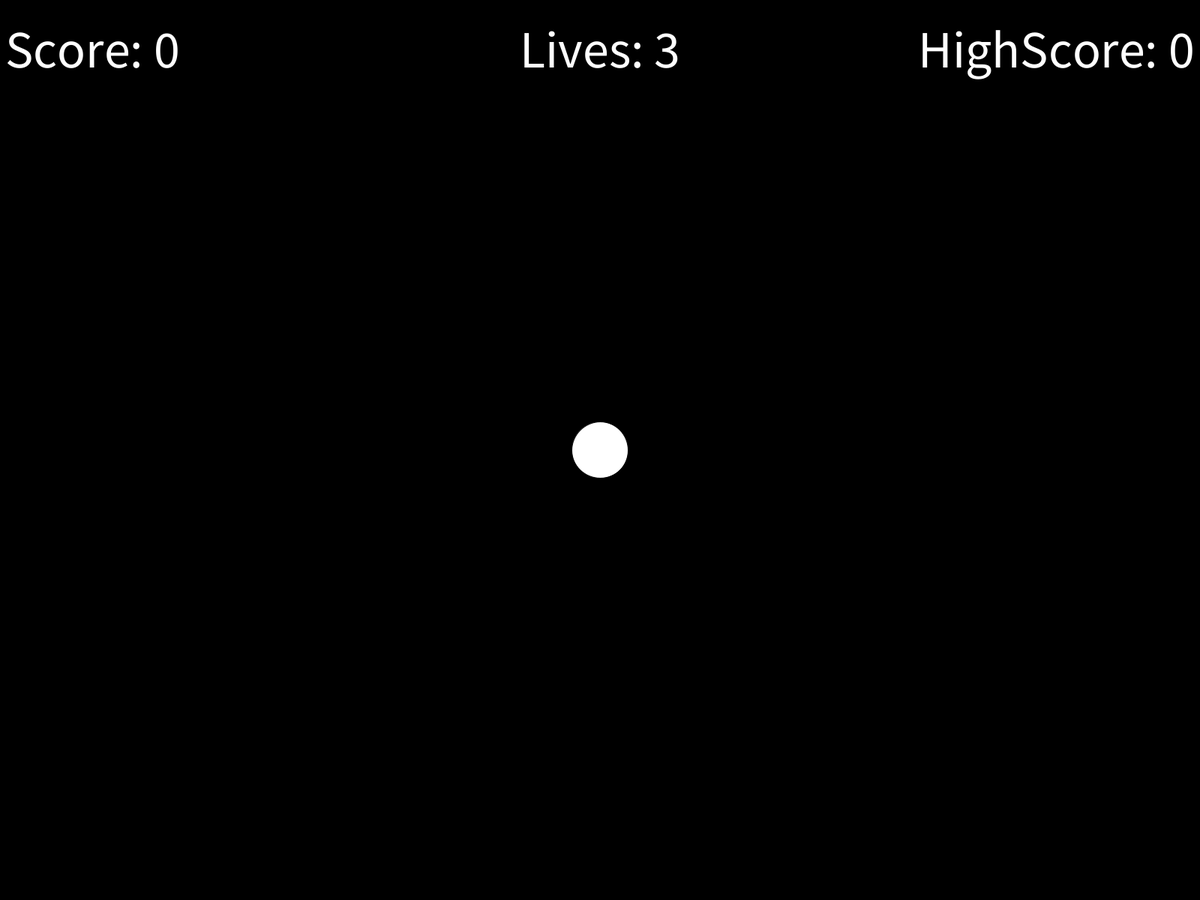
Frame 1 (no input)
Frame 60 (the mouse pressed at the canvas centre just before this capture): identical to frame 1, image omitted
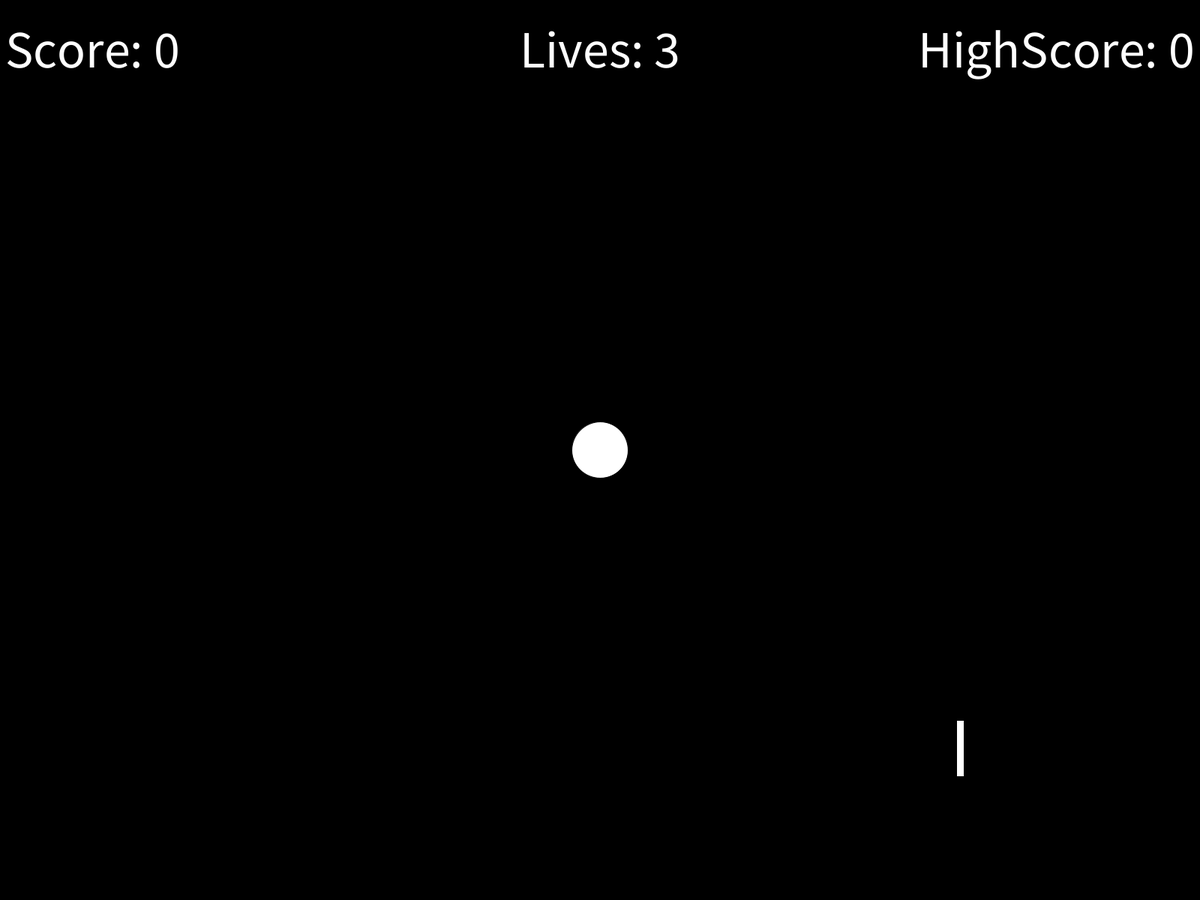
Frame 120 (the mouse held since frame 60 and released just before this capture)

The Processing sketch that drew these frames (run headless with seeded random() and noise(); from frame 60 on, the mouse is pressed at the canvas centre):

// Processing sketch: Defence
// ── Defence.pde
Player player = new Player();
ArrayList<Spear> spears; 
int savedTime = millis();
int totalTime = 1000;
int lives = 3;
int score = 0;
int highscore;

void setup() {
  background(0);
  fullScreen();
  spears = new ArrayList<Spear>();
  
}

void draw() {
  background(0);
  displayText();
  spawnSpears();
  player.display();
  
  for (int i = 0; i < spears.size(); i++) {
    spears.get(i).display();
    collison(player,spears.get(i));
  }
  
  if (keyPressed) {
    player.defend(key);
  } else {
    player.spos = new PVector(0,0);
  }

}
  
  
void spawnSpears() {
  int passedTime = millis() - savedTime;
  if (passedTime > totalTime) {
    spears.add(new Spear());
    savedTime = millis();
  }
}



void collison(Player p,Spear s) {
  if (dist(p.pos.x,p.pos.y,s.pos.x,s.pos.y) < 120 && p.dead == false) {
    spears.remove(s);
    lives -= 1;
  }
  
  if (dist(p.spos.x,p.spos.y,s.pos.x,s.pos.y) < 65) {
    spears.remove(s);
    score += 100;
  }
}

void displayText() {
  textSize(70);
  textAlign(LEFT);
  text("Score: " + score,7,90);
  textAlign(CENTER);
  text("Lives: " + lives,displayWidth/2,90);
  textAlign(RIGHT);
  text("HighScore: " + highscore,displayWidth - 7,90);
}
  
  
  

// ── Player.pde
class Player {
  
  boolean dead = false;
  PVector pos,spos;
  
  Player() {
    spos = new PVector(0,0);
  }
  
  
  void display() {
    if (dead == false) {
      fill(255);
      pos = new PVector(displayWidth/2,displayHeight/2);
      ellipse(pos.x,pos.y,75,75);
    }
  }
  
  void defend(char k) {
    if (dead == false) {
      rectMode(CENTER);
      fill(125);
      if (k == 'a') {
        spos = new PVector(displayWidth/2 - 125,displayHeight/2);
        rect(displayWidth/2 - 125,displayHeight/2,10,100); // left
      
    
      } else if (k == 'd') {
        spos = new PVector(displayWidth/2 + 125,displayHeight/2);
        rect(displayWidth/2 + 125,displayHeight/2,10,100);// right
      
      
      } else if (k == 'w') {
        spos = new PVector(displayWidth/2,displayHeight/2 - 150);
        rect(displayWidth/2,displayHeight/2 - 150,100,10); // top
      
      
      } else if (k == 's') {
        spos = new PVector(displayWidth/2,displayHeight/2 + 150);
        rect(displayWidth/2,displayHeight/2 + 150,100,10); // bottom
      } else {
        spos = new PVector(0,0);
      }
    }
    
  }
    
}
  

// ── Spear.pde
class Spear {
  
  
  PVector velocity,pos;
  int w,h;
  
  Spear() {
    int ran = int(round(random(0,4)));
    
    if (ran == 0) {
      pos = new PVector(0,715); // spears that spawn from the left
      velocity = new PVector(10,0);
      w = 75;
      h = 10;
    } 
    
    if (ran == 1) {
      pos = new PVector(2500,715); // spears that spawn from the right
      velocity = new PVector(-10,0);
      w = 75;
      h = 10;
    } 
    
    if (ran == 2) {
      pos = new PVector(1275,0); // spears that spawn from the top
      velocity = new PVector(0,7);
      w = 10;
      h = 75;
    } 
    
    if (ran == 3) {
      pos = new PVector(1275,1800); // spears that spawn from the bottom
      velocity = new PVector(0,-7);
      w = 10;
      h = 75;
    } 
    
    if (ran == 4) { // these spears are useless...
      pos = new PVector(-100,-100);
      velocity = new PVector(0,-100);
      w = 1;
      h = 1;
    }
    
  }
  
  
  void display() { // displays the spears and makes them move
    pos.add(velocity);
    rect(pos.x,pos.y,w,h);
  }
  
  
  
  
  
  
}
